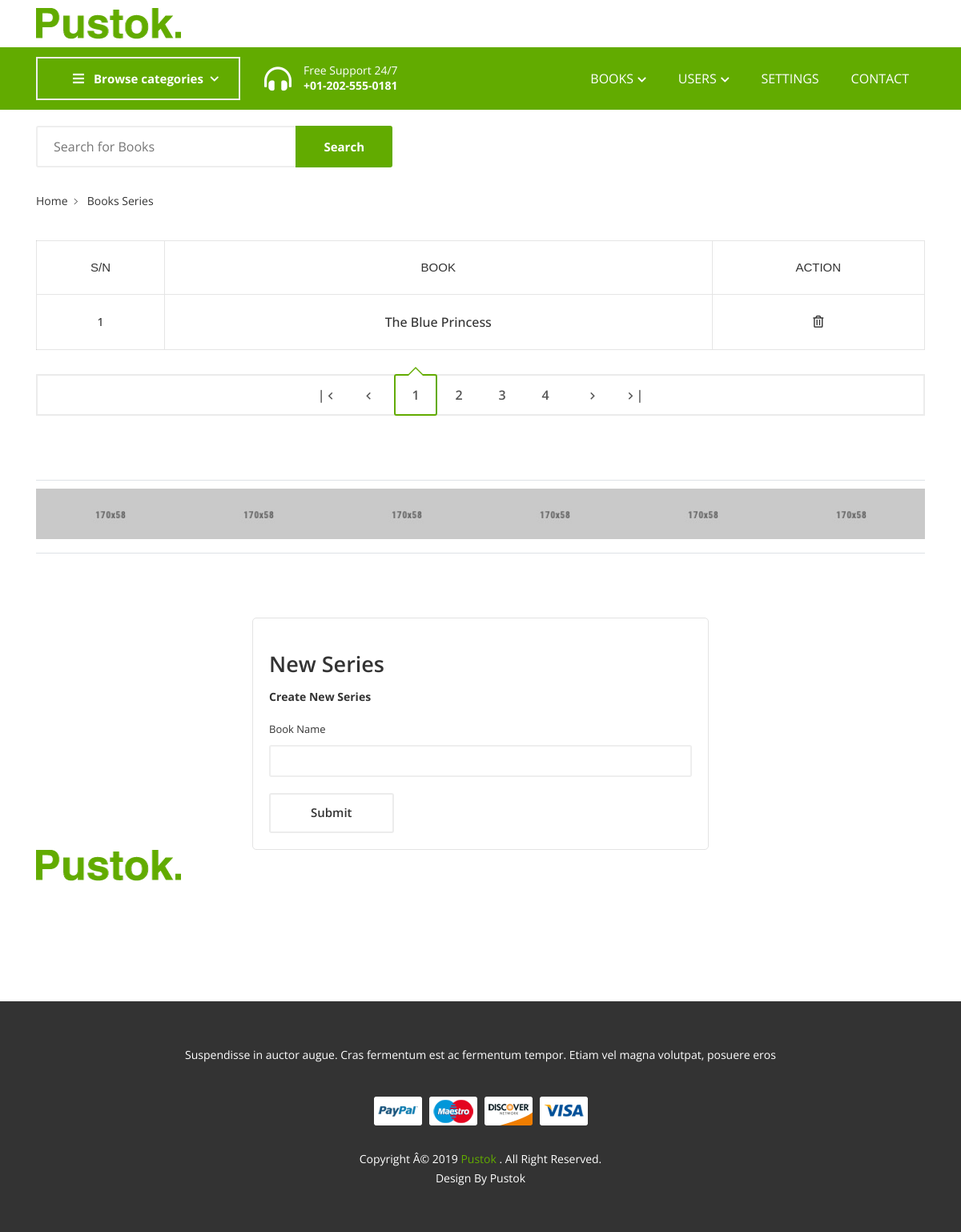
The page /book_series (signed in) on the database its author committed.
### App/models.py (models this page shows, shortened)
class Settings(models.Model):
    image=models.ImageField(null=True,blank=True)
    name=models.TextField(null=True,blank=True)

class Series(models.Model):
    name = models.CharField(max_length=200, help_text="Enter a book that is a Series")

### App/views.py (the view, shortened to what this page needs)
# urls.py: path("book_series", views.book_series, name="book-series"),
@login_required
def book_series(request):
    context = {"books": Series.objects.all(), "categ":Genre.objects.all(), "lists":Genre.objects.all(), "details":Settings.objects.all()}
    return render(request,'series.html', context)

### App/templates/series.html (shortened to what this page needs)
{% load static %}
<!DOCTYPE html>
<html lang="zxx">
 <head>
  <link href="{% static 'css/plugins.css' %}" media="screen" rel="stylesheet" type="text/css"/>
  <link href="{% static 'css/main.css' %}" media="screen" rel="stylesheet" type="text/css"/>
 </head>
 <body>
  <div class="site-wrapper" id="top">
   <div class="site-header header-2 mb--20 d-none d-lg-block">
    <div class="header-middle pt--10 pb--10">
     <div class="container">
      <div class="row align-items-center">
       <div class="col-lg-3">
         <a class="site-brand" href="index.html">
           {% for detail in details %}
          <img alt="" src="{{detail.image.url}}"/>
           {% endfor %}
         </a>
       </div>
      </div>
     </div>
    </div>
    <div class="header-bottom bg-primary">
     <div class="container">
      <div class="row align-items-center">
       <div class="col-lg-3">
        <nav class="category-nav white-nav">
         <div>
          <a class="category-trigger" href="javascript:void(0)">
           <i class="fa fa-bars">
           </i>
           Browse
                                        categories
          </a>
         </div>
        </nav>
       </div>
       <div class="col-lg-3">
        <div class="header-phone color-white">
         <div class="icon">
          <i class="fas fa-headphones-alt">
          </i>
         </div>
         <div class="text">
          <p>
           Free Support 24/7
          </p>
          <p class="font-weight-bold number">
           +01-202-555-0181
          </p>
         </div>
        </div>
       </div>
       <div class="col-lg-6">
        <div class="main-navigation flex-lg-right">
         <ul class="main-menu menu-right main-menu--white li-last-0">
          <li class="menu-item has-children">
           <a href="javascript:void(0)">
            Books
            <i class="fas fa-chevron-down dropdown-arrow">
            </i>
           </a>
          </li>
          <li class="menu-item has-children mega-menu">
           <a href="javascript:void(0)">
            Users
            <i class="fas fa-chevron-down dropdown-arrow">
            </i>
           </a>
          </li>
          <li class="menu-item">
           <a href="settings">
            Settings
           </a>
          </li>
          <li class="menu-item">
           <a href="contact">
            Contact
           </a>
          </li>
         </ul>
        </div>
       </div>
      </div>
     </div>
    </div>
   </div>
    <div class="header-bottom pb--10">
     <div class="container">
      <div class="row align-items-center">
       <div class="col-lg-5">
        <div class="header-search-block">
         <input placeholder="Search for Books" type="text"/>
         <button>
          Search
         </button>
        </div>
       </div>
      </div>
     </div>
    </div>
   </div>
   <section class="breadcrumb-section">
    <div class="container">
     <div class="breadcrumb-contents">
      <nav aria-label="breadcrumb">
       <ol class="breadcrumb">
        <li class="breadcrumb-item">
         <a href="index.html">
          Home
         </a>
        </li>
        <li class="breadcrumb-item active">
         Books Series
        </li>
       </ol>
      </nav>
     </div>
    </div>
   </section>
   <div class="cart_area inner-page-sec-padding-bottom">
    <div class="container">
     <div class="row">
      <div class="col-12">
       <form action="./">
        <div class="cart-table table-responsive">
         <table class="table">
          <thead>
           <tr>
             <th class="pro-thumbnail">
              S/N
             </th>
            <th class="pro-title">
             Book
            </th>
            <th class="pro-remove">
             Action
            </th>
           </tr>
          </thead>
          {% for book in books %}
          <tbody>
           <tr>
             <td class="pro-thumbnail">
              <a href="#">
               {{book.id}}
              </a>
             </td>
            <td class="pro-title">
             <a href="#">
              {{book.name}}
             </a>
            </td>
              <td class="pro-remove">
                <a href="#">
                  <i class="far fa-trash-alt"></i>
                </a>
              </td>
           </tr>
          </tbody>
          {% endfor %}
         </table>
        </div>
       </form>
      </div>
     </div>
     <div class="row pt--30">
      <div class="col-md-12">
       <div class="pagination-block">
        <ul class="pagination-btns flex-center">
         <li>
          <a class="single-btn prev-btn" href="">
           |
           <i class="zmdi zmdi-chevron-left">
           </i>
          </a>
         </li>
         <li>
          <a class="single-btn prev-btn" href="">
           <i class="zmdi zmdi-chevron-left">
           </i>
          </a>
         </li>
         <li class="active">
          <a class="single-btn" href="">
           1
          </a>
         </li>
         <li>
          <a class="single-btn" href="">
           2
          </a>
         </li>
         <li>
          <a class="single-btn" href="">
           3
          </a>
         </li>
         <li>
          <a class="single-btn" href="">
           4
          </a>
         </li>
         <li>
          <a class="single-btn next-btn" href="">
           <i class="zmdi zmdi-chevron-right">
           </i>
          </a>
         </li>
         <li>
          <a class="single-btn next-btn" href="">
           <i class="zmdi zmdi-chevron-right">
           </i>
           |
          </a>
         </li>
        </ul>
       </div>
      </div>
     </div>
    </div>
   </div>
  <section class="section-margin">
   <div class="container">
    <div class="brand-slider sb-slick-slider border-top border-bottom" data-slick-responsive='[
                {"breakpoint":992, "settings": {"slidesToShow": 4} },
                {"breakpoint":768, "settings": {"slidesToShow": 3} },
                {"breakpoint":575, "settings": {"slidesToShow": 3} },
                {"breakpoint":480, "settings": {"slidesToShow": 2} },
                {"breakpoint":320, "settings": {"slidesToShow": 1} }
            ]' data-slick-setting='{
                                            "autoplay": true,
                                            "autoplaySpeed": 8000,
                                            "slidesToShow": 6
                                            }'>
     <div class="single-slide">
      <img alt="" src="{% static 'image/others/brand-1.jpg' %}"/>
     </div>
     <div class="single-slide">
      <img alt="" src="{% static 'image/others/brand-2.jpg' %}"/>
     </div>
     <div class="single-slide">
      <img alt="" src="{% static 'image/others/brand-3.jpg' %}"/>
     </div>
     <div class="single-slide">
      <img alt="" src="{% static 'image/others/brand-4.jpg' %}"/>
     </div>
     <div class="single-slide">
      <img alt="" src="{% static 'image/others/brand-5.jpg' %}"/>
     </div>
     <div class="single-slide">
      <img alt="" src="{% static 'image/others/brand-6.jpg' %}"/>
     </div>
    </div>
   </div>
  </section>
<center>
<div class="col-sm-12 col-md-12 col-xs-12 col-lg-6 mb--30 mb-lg--0">
 <form method="POST">
  <div class="login-form">
   <h4 class="login-title">
  New Series
   </h4>
   <p>
    <span class="font-weight-bold">
     Create New Series
    </span>
   </p>
   <div class="row">
    <div class="col-12 mb--20">
     <label for="email">
      Book Name
     </label>
     <input class="mb-0 form-control" id="series_name" name="name" type="text"/>
    </div>
    <div class="col-md-12">
       <button class="btn btn-outlined" type="submit">
           Submit
       </button>
   </div>
   </div>
  </div>
 </form>
</div>
</center>
<footer class="site-footer">
 <div class="container">
  <div class="row justify-content-between section-padding">
   <div class="col-xl-3 col-lg-4 col-sm-6">
    <div class="single-footer pb--40">
     <div class="brand-footer footer-title">
      <img alt="" src="{% static 'image/logo--footer.png' %}"/>
     </div>
    </div>
   </div>
   <div class="col-xl-3 col-lg-2 col-sm-6">
   </div>
   <div class="col-xl-3 col-lg-2 col-sm-6">
   </div>
   <div class="col-xl-3 col-lg-4 col-sm-6">
   </div>
  </div>
 </div>
 <div class="footer-bottom">
  <div class="container">
   <p class="copyright-heading">
    Suspendisse in auctor augue. Cras fermentum est ac fermentum tempor. Etiam
                  vel
                  magna volutpat, posuere eros
   </p>
   <a class="payment-block" href="#">
    <img alt="" src="{% static 'image/icon/payment.png' %}"/>
   </a>
   <p class="copyright-text">
    Copyright Â© 2019
    <a class="author" href="#">
     Pustok
    </a>
    . All Right Reserved.
    <br/>
    Design By Pustok
   </p>
  </div>
 </div>
</footer>
</body>
</html>

### rows shown on the page
Settings: image (picture)
Series: id "1", name "The Blue Princess"
